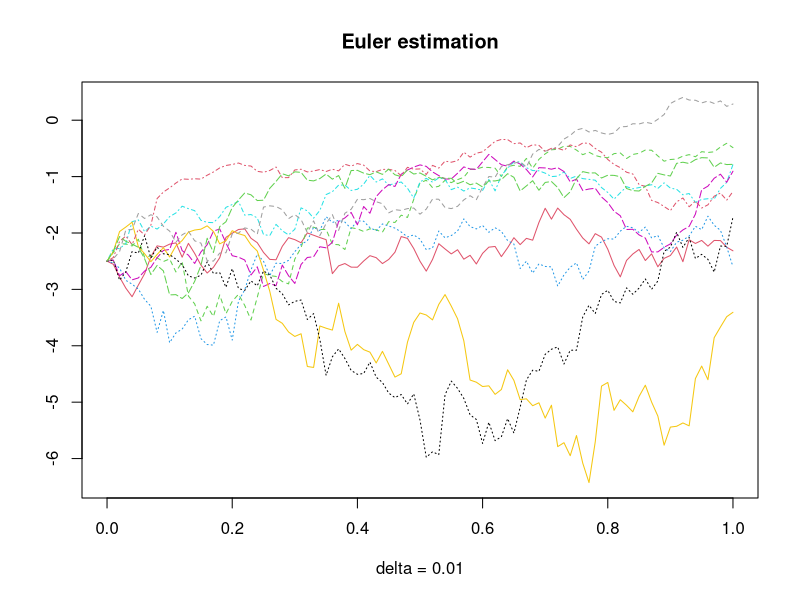

Reproduce this figure in R.
library(MASS)

Wien = function(num, delta){
  rn<-rnorm(n=num, m=0, sd=1)
  c(0, cumsum(rn))*sqrt(delta)}

Euler_est = function(delta, t_max, t_0=0){
  t = seq(t_0, t_max, by = delta)                    
  n = length(t)
  x = c(x0)
  w = Wien(n, delta)
  for(k in 1:(n-1))
    x<-c(x, x[k] + a(t[k], x[k])*delta + b(t[k],x[k])*(w[k+1]-w[k]))
  return(x)
}

x0 = -2.5
delta = 0.01 #0.001
a = function(t, x) atan(2 + x*t)
b = function(t, x) log(1 + t + x*x)
t = seq(0, 1, by = delta)                    
n = length(t)

x =  matrix(nrow=10, ncol=n)
for(i in 1:10)
  x[i,] = Euler_est(delta, 1)

matplot(t, t(x[1:10,]), col=c(2:11), type = "l", main = "Euler estimation", xlab = "delta = 0.01", ylab = "")
